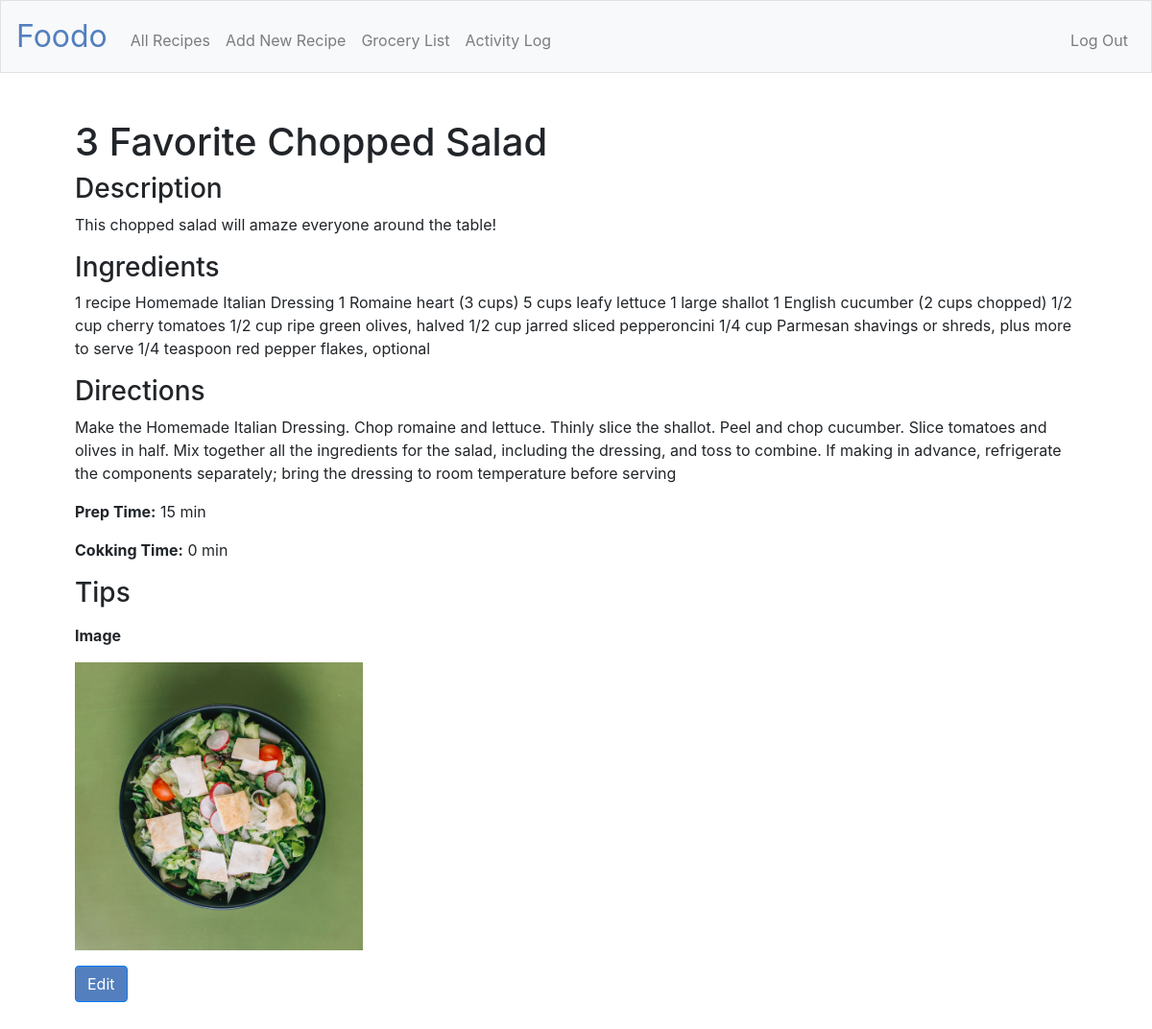
The app's page /recipe_detail/3 (signed in) with its own data.
### tables this page shows
CREATE TABLE "recipes" (
	"id"	INTEGER NOT NULL,
	"user_id"	INTEGER,
	"name"	TEXT NOT NULL,
	"description"	TEXT,
	"ingredients"	TEXT NOT NULL,
	"directions"	TEXT,
	"prep_time"	INTEGER NOT NULL,
	"cooking_time"	INTEGER NOT NULL,
	"tips"	TEXT,
	"image"	BLOB,
	PRIMARY KEY("id")
);

### application.py (the view)
@app.route("/recipe_detail/<recipe_id>")
@login_required
def recipe_detail(recipe_id):
    recipe_detail = db.execute("SELECT id, name, description, ingredients, directions, prep_time, cooking_time, tips, image FROM recipes WHERE id = :recipe_id", recipe_id=recipe_id)
    recipe_id = recipe_id
    name = recipe_detail[0]["name"]
    description = recipe_detail[0]["description"]
    ingredients = recipe_detail[0]["ingredients"]
    directions = recipe_detail[0]["directions"]
    prep_time = recipe_detail[0]["prep_time"]
    cooking_time = recipe_detail[0]["cooking_time"]
    tips = recipe_detail[0]["tips"]
    image = recipe_detail[0]["image"]
    return render_template("recipe_detail.html", name=name, description=description, recipe_id=recipe_id,
        image=image, ingredients=ingredients, directions=directions, prep_time=prep_time, cooking_time=cooking_time, tips=tips)

### application.py (called while the page is built)
@app.after_request
def after_request(response):
    response.headers["Cache-Control"] = "no-cache, no-store, must-revalidate"
    response.headers["Expires"] = 0
    response.headers["Pragma"] = "no-cache"
    return response

### helpers.py (called while the page is built)
def login_required(f):
    @wraps(f)
    def decorated_function(*args, **kwargs):
        if session.get("user_id") is None:
            return redirect("/login")
        return f(*args, **kwargs)
    return decorated_function

### templates/recipe_detail.html (shortened to what this page needs)
{% extends "layout.html" %}
{% block main %}
<div class="detail">
    <form action="/recipe_detail" method="get">
        <h1>{{recipe_id}} {{name}}</h1>
        <h3>Description</h3>
        <p>{{description}}</p>
        <h3>Ingredients</h3>
        <p>{{ingredients}}</p>
        <h3>Directions</h3>
        <p>{{directions}}</p>
        <p><b>Prep Time:</b> {{prep_time}} min</p>
        <p><b>Cokking Time:</b> {{cooking_time}} min</p>
        <h3>Tips</h3>
        <p><b>Image</b><p>
        <p><img src="/static/{{image}}" alt="{{image}} width="200" height="300""></p>
        <p><a class="btn btn-primary" type="hidden" name="edit" value="recipe_id" href="/recipe_edit/{{ recipe_id }}">Edit</a></p>
    </form>
</div>
{% endblock %}

### static/styles.css (style rules this page uses)
main img { max-width: 100%; }
.btn-primary, .btn-primary:hover, .btn-primary:active, .btn-primary:visited { background-color: #537fbe; }
.detail { text-align: left; }

### records on screen
recipes: name "Favorite Chopped Salad", description "This chopped salad will amaze everyone around the table!", ingredients "1 recipe Homemade Italian Dressing 1 Romaine heart (3 cups) 5 cups leafy lettuce 1 large shallot 1 English cucumber (2 cups chopped) 1/2 cup cherry tomatoes 1/2 cup ripe green olives, halved 1/2 cup jarred sliced pepperoncini 1/4 cup Parmesan shavings or shreds, plus more to serve 1/4 teaspoon red pepper flakes, optional", directions "Make the Homemade Italian Dressing. Chop romaine and lettuce. Thinly slice the shallot. Peel and chop cucumber. Slice tomatoes and olives in half. Mix together all the ingredients for the salad, including the dressing, and toss to combine. If making in advance, refrigerate the components separately; bring the dressing to room temperature before serving", image (picture)

### other values on screen
{{ recipe_id }} "3"
{{ prep_time }} "15"
{{ cooking_time }} "0"
